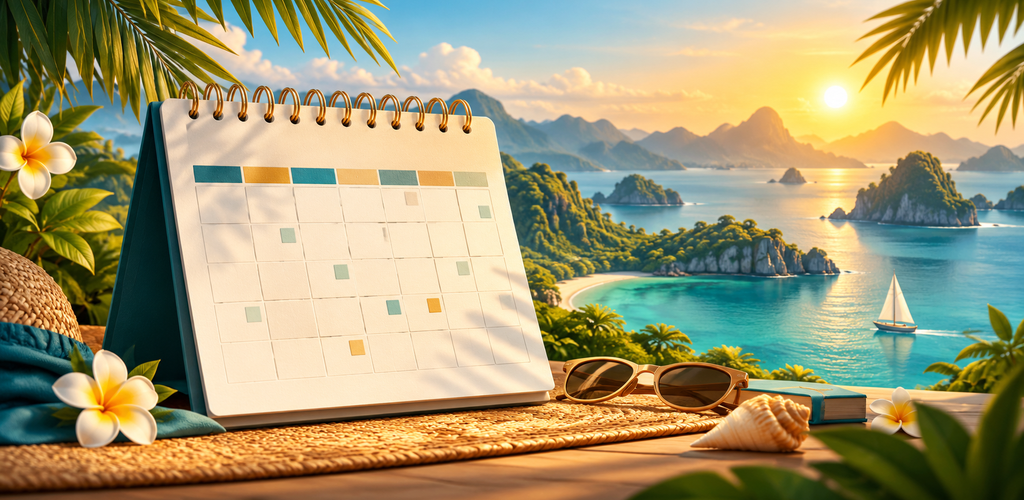
#> input picture docs/gp/screen/Indonesia/feature-graphic.png, 1024 x 500 px
$ python make_phone_mockups.py
#> lines starting #> are read from the running program, lines starting #| are printed output that depends on the picture; after the words box and inside, x2 and y2 are one past the last pixel; in counts of white or black regions, pixels touching at a corner belong together
"""Render optional device-frame previews from the real emulator screenshots.

The adjacent phone/*.png images are the unframed Play Console uploads. This
script keeps the phone-frame previews separate so they cannot be uploaded by
mistake as screenshots of the app.
"""

from __future__ import annotations

from pathlib import Path

from PIL import Image, ImageDraw, ImageFilter, ImageFont, ImageOps


ROOT = Path(__file__).resolve().parent
CANVAS = (1080, 1920)


def render(country: Path, source: Path) -> None:
    country = country.resolve()
    source = source.resolve()
    art = Image.open(country / "feature-graphic.png").convert("RGB")
#> art is the input picture: PIL image 1024x500 RGB; mean R, G, B 161.6, 153, 114.7
    backdrop = ImageOps.fit(art, CANVAS, centering=(0.5, 0.5)).filter(ImageFilter.GaussianBlur(65))
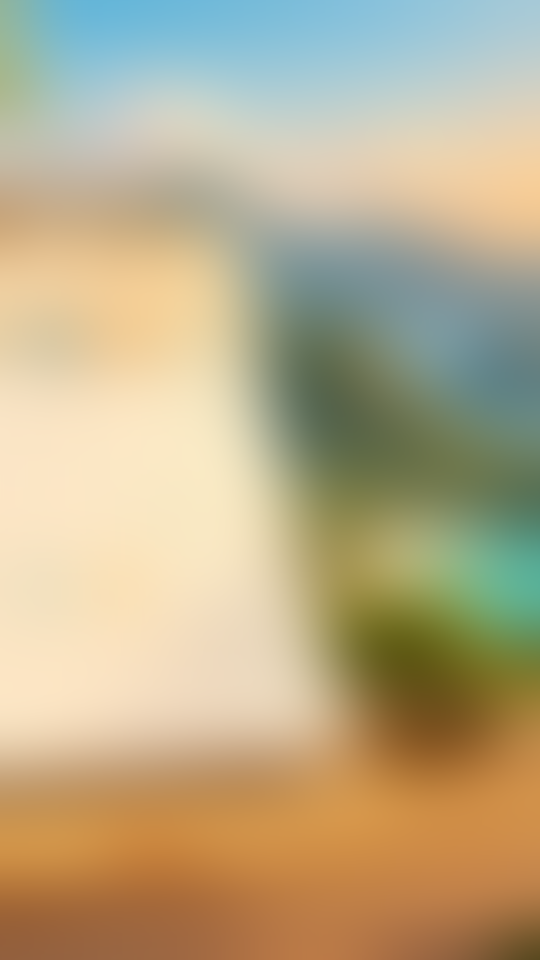
#> backdrop: PIL image 1080x1920 RGB (shown at 1/2 size); mean R, G, B 185.4, 171.8, 138
    shade = Image.new("RGBA", CANVAS, (12, 24, 36, 112))
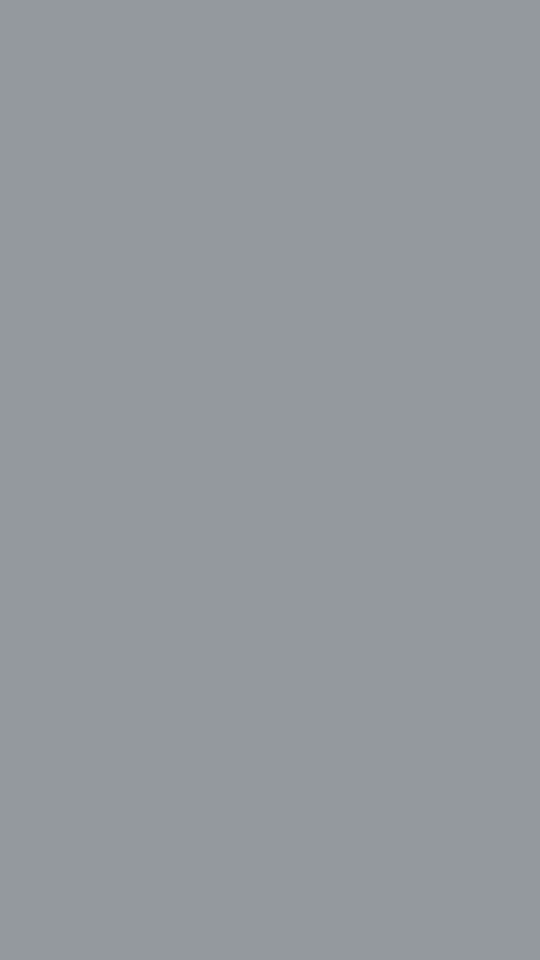
#> shade: PIL image 1080x1920 RGBA (shown at 1/2 size); mean R, G, B, A 12, 24, 36, 112; transparent parts drawn white
    canvas = Image.alpha_composite(backdrop.convert("RGBA"), shade)

    # Deep shadow and simple hardware controls make the device outline clear.
    shadow = Image.new("RGBA", CANVAS)
#> shadow: PIL image 1080x1920 RGBA; every value is 0
    sd = ImageDraw.Draw(shadow)
    sd.rounded_rectangle((105, 206, 975, 1715), radius=88, fill=(0, 0, 0, 180))
    canvas = Image.alpha_composite(canvas, shadow.filter(ImageFilter.GaussianBlur(34)))

    draw = ImageDraw.Draw(canvas)
    draw.rounded_rectangle((116, 196, 964, 1692), radius=72, fill=(12, 17, 24, 255))
    draw.rounded_rectangle((126, 206, 954, 1682), radius=64, outline=(98, 110, 122, 255), width=4)
    draw.rounded_rectangle((956, 525, 975, 685), radius=8, fill=(70, 78, 88, 255))  # power
    draw.rounded_rectangle((105, 445, 124, 560), radius=8, fill=(70, 78, 88, 255))  # volume up
    draw.rounded_rectangle((105, 578, 124, 693), radius=8, fill=(70, 78, 88, 255))  # volume down

    # Preserve the original 9:16 screenshot ratio without stretching its UI.
    screen_box = (144, 240, 936, 1648)
    screen = Image.open(source).convert("RGB").resize(
        (screen_box[2] - screen_box[0], screen_box[3] - screen_box[1]), Image.Resampling.LANCZOS
    )
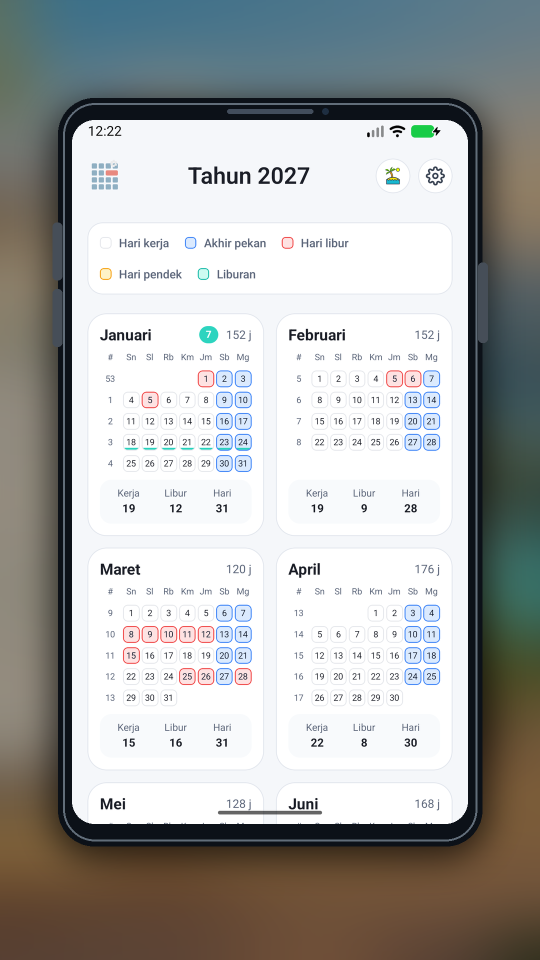
#> input picture docs/gp/screen/Indonesia/mockups/phone/01-year-overview.png, 1080 x 1920 px (shown at 1/2 size)
    mask = Image.new("L", screen.size)
#> mask: PIL image 792x1408 L; every value is 0
    ImageDraw.Draw(mask).rounded_rectangle((0, 0, screen.width - 1, screen.height - 1), radius=45, fill=255)
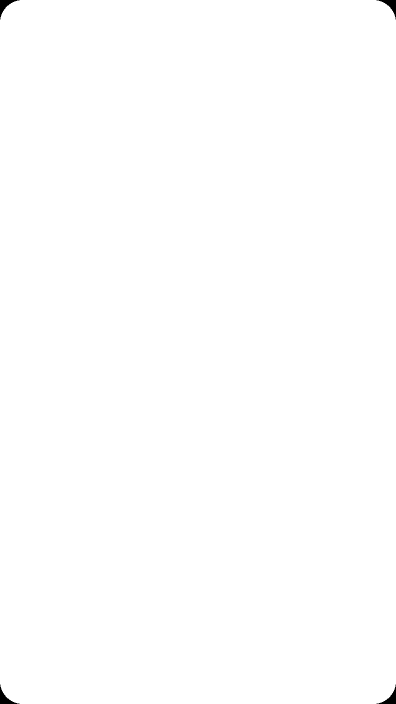
#> mask: PIL image 792x1408 L (shown at 1/2 size); 99.8% white; 4 black regions, box (x1, y1, x2, y2) and area: (0, 0, 39, 39) 447, (753, 0, 792, 39) 447, (0, 1369, 39, 1408) 447, (753, 1369, 792, 1408) 447
    canvas.paste(screen, screen_box[:2], mask)
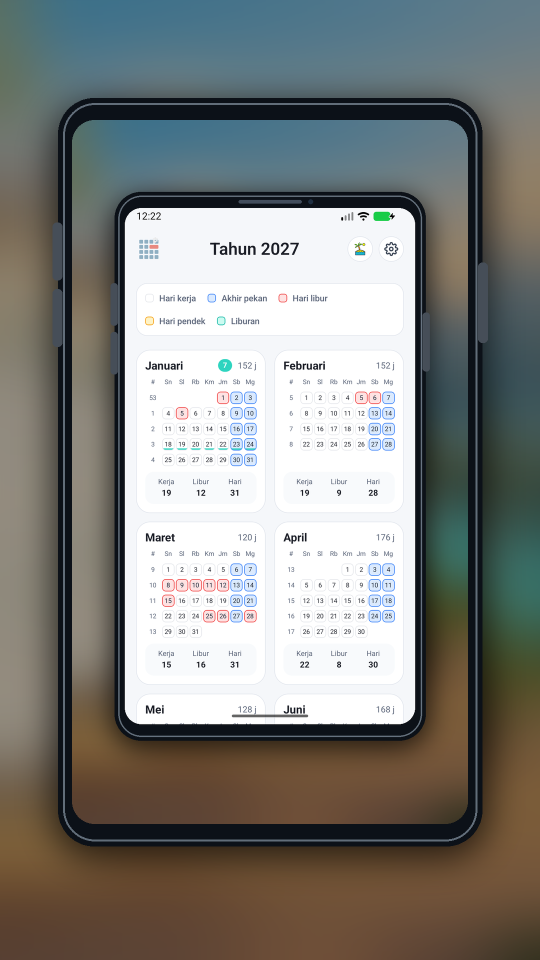
#> canvas: PIL image 1080x1920 RGBA (shown at 1/2 size); mean R, G, B, A 129.7, 130.4, 126.4, 255
    draw = ImageDraw.Draw(canvas)
    draw.rounded_rectangle((454, 218, 626, 227), radius=4, fill=(66, 77, 92, 255))  # earpiece
    draw.ellipse((644, 216, 657, 229), fill=(30, 46, 65, 255))

    target = country / "mockups" / "phone" / source.name
    target.parent.mkdir(parents=True, exist_ok=True)
    canvas.convert("RGB").save(target, "PNG", optimize=True)
    print(target.relative_to(ROOT), f"{target.stat().st_size / 1048576:.2f} MiB")


def overview() -> None:
    countries = ("Russia", "Turkey", "Indonesia", "Japan", "Mexico")
#> countries = ('Russia', 'Turkey', 'Indonesia', 'Japan', 'Mexico')
    board = Image.new("RGB", (2064, 980), "#eff3f8")
    draw = ImageDraw.Draw(board)
    font_path = "/System/Library/Fonts/Supplemental/Arial.ttf"
    title_font = ImageFont.truetype(font_path, 32)
    country_font = ImageFont.truetype(font_path, 24)
    draw.text((24, 23), "Calendar 2027 / Google Play assets", font=title_font, fill="#172135")
    for index, country in enumerate(countries):
        left = 24 + 408 * index
#> left = 24
        draw.text((left, 88), country, font=country_font, fill="#172135")
        feature = Image.open(ROOT / country / "feature-graphic.png").convert("RGB")
        board.paste(feature.resize((384, 187), Image.Resampling.LANCZOS), (left, 130))
        phone_path = next((ROOT / country / "mockups" / "phone").glob("02-*.png"))
        phone = Image.open(phone_path).convert("RGB")
        board.paste(phone.resize((342, 608), Image.Resampling.LANCZOS), (left + 21, 342))
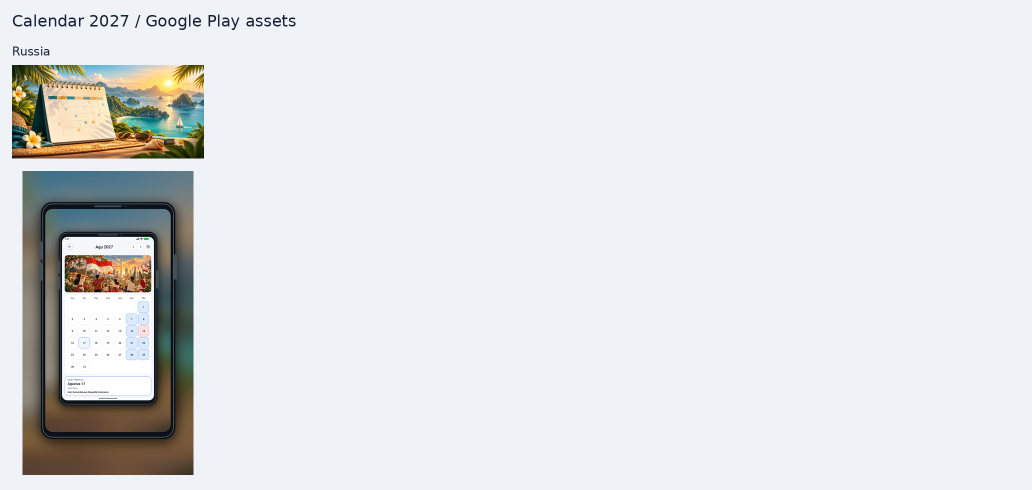
#> board: PIL image 2064x980 RGB (shown at 1/2 size); mean R, G, B 224.1, 227, 229.4
    board.save(ROOT / "preview.jpg", "JPEG", quality=92, optimize=True)
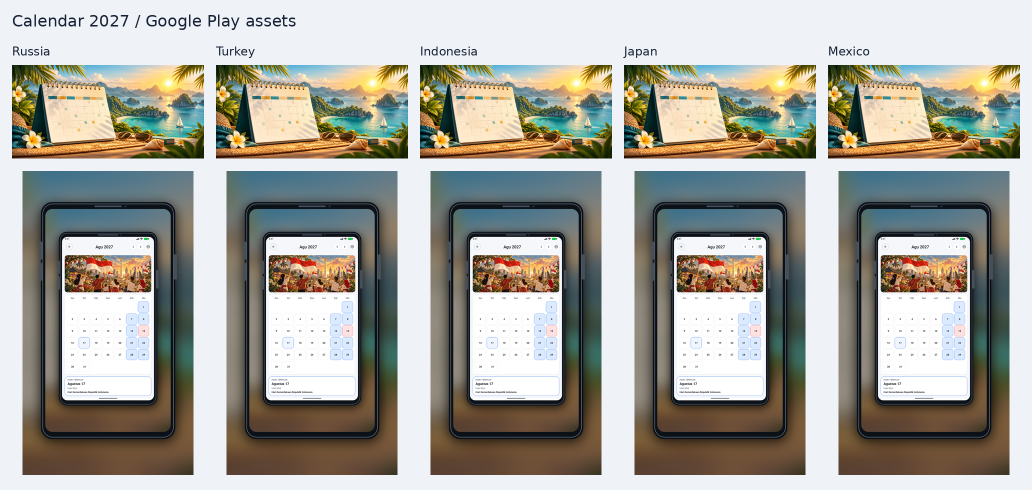
#> saved as preview.jpg: PIL image 2064x980 RGB (shown at 1/2 size); mean R, G, B 165.9, 164.6, 156.3


if __name__ == "__main__":
    for folder in sorted(ROOT.iterdir()):
        if folder.is_dir() and (folder / "feature-graphic.png").exists():
            for png in sorted((folder / "phone").glob("*.png")):
                render(folder, png)
    overview()
